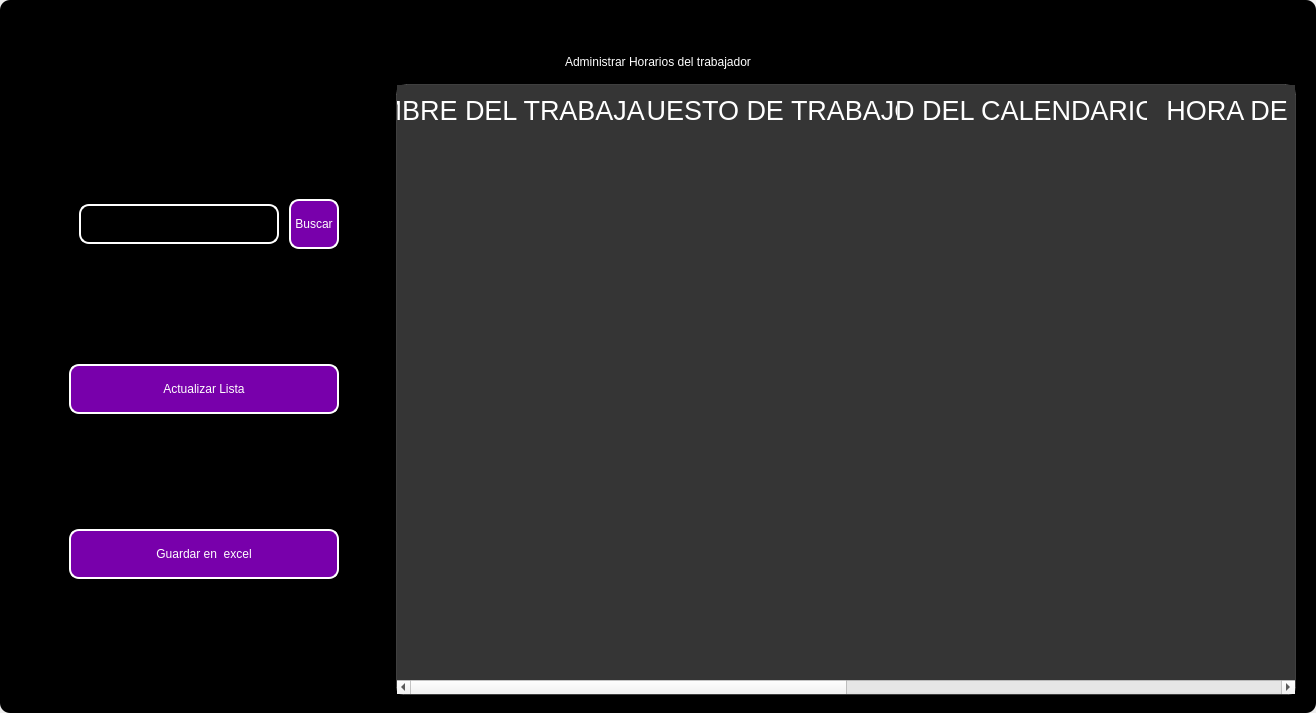
<?xml version="1.0" encoding="UTF-8"?>
<ui version="4.0">
 <class>MainWindow</class>
 <widget class="QMainWindow" name="MainWindow">
  <property name="geometry">
   <rect>
    <x>0</x>
    <y>0</y>
    <width>1316</width>
    <height>713</height>
   </rect>
  </property>
  <property name="windowTitle">
   <string>MainWindow</string>
  </property>
  <property name="styleSheet">
   <string notr="true"/>
  </property>
  <widget class="QWidget" name="centralwidget">
   <property name="styleSheet">
    <string notr="true"/>
   </property>
   <layout class="QVBoxLayout" name="verticalLayout">
    <property name="spacing">
     <number>0</number>
    </property>
    <property name="leftMargin">
     <number>0</number>
    </property>
    <property name="topMargin">
     <number>0</number>
    </property>
    <property name="rightMargin">
     <number>0</number>
    </property>
    <property name="bottomMargin">
     <number>0</number>
    </property>
    <item>
     <widget class="QFrame" name="frame">
      <property name="enabled">
       <bool>true</bool>
      </property>
      <property name="styleSheet">
       <string notr="true">
QFrame {
	border-radius:10px;
	
	background-color: rgb(0, 0, 0);
 }
</string>
      </property>
      <property name="frameShape">
       <enum>QFrame::StyledPanel</enum>
      </property>
      <property name="frameShadow">
       <enum>QFrame::Raised</enum>
      </property>
      <layout class="QVBoxLayout" name="verticalLayout_2">
       <item>
        <widget class="QFrame" name="frame_superior">
         <property name="minimumSize">
          <size>
           <width>0</width>
           <height>40</height>
          </size>
         </property>
         <property name="maximumSize">
          <size>
           <width>16777215</width>
           <height>40</height>
          </size>
         </property>
         <property name="styleSheet">
          <string notr="true">QPushButton{
border-radius:18px;
}

QPushButton:hover{
	background-color: rgb(0, 0, 0);
}
</string>
         </property>
         <property name="frameShape">
          <enum>QFrame::StyledPanel</enum>
         </property>
         <property name="frameShadow">
          <enum>QFrame::Raised</enum>
         </property>
         <layout class="QHBoxLayout" name="horizontalLayout_3">
          <property name="spacing">
           <number>4</number>
          </property>
          <property name="leftMargin">
           <number>0</number>
          </property>
          <property name="topMargin">
           <number>0</number>
          </property>
          <property name="rightMargin">
           <number>0</number>
          </property>
          <property name="bottomMargin">
           <number>0</number>
          </property>
          <item>
           <widget class="QPushButton" name="btn_icon">
            <property name="text">
             <string/>
            </property>
            <property name="iconSize">
             <size>
              <width>40</width>
              <height>40</height>
             </size>
            </property>
           </widget>
          </item>
          <item>
           <spacer name="horizontalSpacer_2">
            <property name="orientation">
             <enum>Qt::Horizontal</enum>
            </property>
            <property name="sizeHint" stdset="0">
             <size>
              <width>443</width>
              <height>20</height>
             </size>
            </property>
           </spacer>
          </item>
          <item>
           <widget class="QPushButton" name="btn_exit">
            <property name="minimumSize">
             <size>
              <width>38</width>
              <height>38</height>
             </size>
            </property>
            <property name="maximumSize">
             <size>
              <width>38</width>
              <height>38</height>
             </size>
            </property>
            <property name="cursor">
             <cursorShape>PointingHandCursor</cursorShape>
            </property>
            <property name="text">
             <string/>
            </property>
            <property name="iconSize">
             <size>
              <width>35</width>
              <height>35</height>
             </size>
            </property>
           </widget>
          </item>
          <item>
           <widget class="QPushButton" name="bt_minimizar">
            <property name="minimumSize">
             <size>
              <width>38</width>
              <height>38</height>
             </size>
            </property>
            <property name="maximumSize">
             <size>
              <width>38</width>
              <height>38</height>
             </size>
            </property>
            <property name="cursor">
             <cursorShape>PointingHandCursor</cursorShape>
            </property>
            <property name="text">
             <string/>
            </property>
            <property name="icon">
             <iconset>
              <normaloff>image/minus.svg</normaloff>image/minus.svg</iconset>
            </property>
            <property name="iconSize">
             <size>
              <width>38</width>
              <height>38</height>
             </size>
            </property>
           </widget>
          </item>
          <item>
           <widget class="QPushButton" name="bt_maximizar">
            <property name="minimumSize">
             <size>
              <width>38</width>
              <height>38</height>
             </size>
            </property>
            <property name="maximumSize">
             <size>
              <width>38</width>
              <height>38</height>
             </size>
            </property>
            <property name="cursor">
             <cursorShape>PointingHandCursor</cursorShape>
            </property>
            <property name="text">
             <string/>
            </property>
            <property name="icon">
             <iconset>
              <normaloff>image/chevron-up.svg</normaloff>image/chevron-up.svg</iconset>
            </property>
            <property name="iconSize">
             <size>
              <width>38</width>
              <height>38</height>
             </size>
            </property>
           </widget>
          </item>
          <item>
           <widget class="QPushButton" name="bt_restaurar">
            <property name="minimumSize">
             <size>
              <width>38</width>
              <height>38</height>
             </size>
            </property>
            <property name="maximumSize">
             <size>
              <width>38</width>
              <height>38</height>
             </size>
            </property>
            <property name="cursor">
             <cursorShape>PointingHandCursor</cursorShape>
            </property>
            <property name="text">
             <string/>
            </property>
            <property name="icon">
             <iconset>
              <normaloff>image/chevron-down.svg</normaloff>image/chevron-down.svg</iconset>
            </property>
            <property name="iconSize">
             <size>
              <width>38</width>
              <height>38</height>
             </size>
            </property>
           </widget>
          </item>
          <item>
           <widget class="QPushButton" name="bt_cerrar">
            <property name="minimumSize">
             <size>
              <width>38</width>
              <height>38</height>
             </size>
            </property>
            <property name="maximumSize">
             <size>
              <width>38</width>
              <height>38</height>
             </size>
            </property>
            <property name="cursor">
             <cursorShape>PointingHandCursor</cursorShape>
            </property>
            <property name="text">
             <string/>
            </property>
            <property name="icon">
             <iconset>
              <normaloff>image/x.svg</normaloff>image/x.svg</iconset>
            </property>
            <property name="iconSize">
             <size>
              <width>38</width>
              <height>38</height>
             </size>
            </property>
           </widget>
          </item>
         </layout>
        </widget>
       </item>
       <item>
        <widget class="QLabel" name="label">
         <property name="styleSheet">
          <string notr="true">font: 30pt &quot;MS Shell Dlg 2&quot;;
color: rgb(255, 255, 255);</string>
         </property>
         <property name="text">
          <string>Administrar Horarios del trabajador</string>
         </property>
         <property name="alignment">
          <set>Qt::AlignCenter</set>
         </property>
        </widget>
       </item>
       <item>
        <widget class="QFrame" name="frame_3">
         <property name="minimumSize">
          <size>
           <width>0</width>
           <height>0</height>
          </size>
         </property>
         <property name="frameShape">
          <enum>QFrame::StyledPanel</enum>
         </property>
         <property name="frameShadow">
          <enum>QFrame::Raised</enum>
         </property>
         <layout class="QHBoxLayout" name="horizontalLayout_4">
          <property name="leftMargin">
           <number>9</number>
          </property>
          <property name="topMargin">
           <number>9</number>
          </property>
          <property name="rightMargin">
           <number>9</number>
          </property>
          <item>
           <layout class="QVBoxLayout" name="verticalLayout_4">
            <property name="spacing">
             <number>50</number>
            </property>
            <property name="sizeConstraint">
             <enum>QLayout::SetDefaultConstraint</enum>
            </property>
            <property name="leftMargin">
             <number>50</number>
            </property>
            <property name="topMargin">
             <number>50</number>
            </property>
            <property name="rightMargin">
             <number>50</number>
            </property>
            <property name="bottomMargin">
             <number>50</number>
            </property>
            <item>
             <layout class="QHBoxLayout" name="horizontalLayout">
              <property name="spacing">
               <number>10</number>
              </property>
              <property name="leftMargin">
               <number>10</number>
              </property>
              <property name="topMargin">
               <number>0</number>
              </property>
              <property name="bottomMargin">
               <number>0</number>
              </property>
              <item>
               <widget class="QLineEdit" name="searchtxt">
                <property name="minimumSize">
                 <size>
                  <width>200</width>
                  <height>25</height>
                 </size>
                </property>
                <property name="maximumSize">
                 <size>
                  <width>150</width>
                  <height>40</height>
                 </size>
                </property>
                <property name="styleSheet">
                 <string notr="true">QLabel {
	color: rgb(255, 255, 254);
	font: 12pt &quot;Arial&quot;;
	background-color: rgba(0, 0, 0,0);
}

QTextEdit{
background-color: rgba(0, 0, 0,0);
border-radius:10px; 
font: 12pt &quot;Arial&quot;;
color: rgb(255, 255, 254);
border: 2px solid  rgb(255, 255, 255);

}

QTextEdit:hover{
background-color: rgba(0, 0, 0,0);
border-radius:10px; 
font: 12pt &quot;Arial&quot;;
border: 2px solid  rgb(120, 0, 171);
}

QTextEdit:focus{
background-color: rgb(0, 0, 0);
border-radius:10px; 
font: 12pt &quot;Arial&quot;;
border: 2px solid rgb(120, 0, 171);
}

QLineEdit{
background-color: rgba(0, 0, 0,0);
border-radius:10px; 
font: 12pt &quot;Arial&quot;;
color: rgb(255, 255, 254);
border: 2px solid  rgb(255, 255, 255);

}

QLineEdit:hover{
background-color: rgba(0, 0, 0,0);
border-radius:10px; 
font: 12pt &quot;Arial&quot;;
border: 2px solid  rgb(120, 0, 171);
}

QLineEdit:focus{
background-color: rgb(0, 0, 0);
border-radius:10px; 
font: 12pt &quot;Arial&quot;;
border: 2px solid rgb(120, 0, 171);
}

QCheckBox{
	font: 12pt &quot;Arial&quot;;
	color: rgb(255, 255, 255);
}

QCheckBox::indicator {
    width: 18px;
    height:18px;
}

QCheckBox::indicator:unchecked {
   background-image: url(image/square.svg);
}

QCheckBox::indicator:checked {
   background-image: url(image/check-square.svg);
}

QPushButton{
border-radius:10px; 
font: 12pt &quot;Arial&quot;;
color: rgb(255, 255, 254);
border: 2px solid #ffffff;
}

QPushButton:hover{
border-radius:10px; 
font: 12pt &quot;Arial&quot;;
color: rgb(255, 255, 255);
border: 2px solid rgb(120, 0, 171);
	background-color: rgb(120, 0, 171);
}
</string>
                </property>
               </widget>
              </item>
              <item>
               <widget class="QPushButton" name="btn_search">
                <property name="sizePolicy">
                 <sizepolicy hsizetype="Minimum" vsizetype="Fixed">
                  <horstretch>0</horstretch>
                  <verstretch>0</verstretch>
                 </sizepolicy>
                </property>
                <property name="minimumSize">
                 <size>
                  <width>0</width>
                  <height>15</height>
                 </size>
                </property>
                <property name="maximumSize">
                 <size>
                  <width>100</width>
                  <height>50</height>
                 </size>
                </property>
                <property name="cursor">
                 <cursorShape>PointingHandCursor</cursorShape>
                </property>
                <property name="styleSheet">
                 <string notr="true">QPushButton{
border-radius:10px; 
font: 12pt &quot;Arial&quot;;
color: rgb(255, 255, 254);
border: 2px solid #ffffff;
	background-color: rgb(120, 0, 171);
}

QPushButton:hover{
border-radius:10px; 
font: 12pt &quot;Arial&quot;;
color: rgb(255, 255, 255);
border: 2px solid rgb(120, 0, 171);
	background-color: rgb(120, 0, 171);
}</string>
                </property>
                <property name="text">
                 <string>Buscar</string>
                </property>
               </widget>
              </item>
             </layout>
            </item>
            <item>
             <widget class="QPushButton" name="btn_get">
              <property name="minimumSize">
               <size>
                <width>50</width>
                <height>40</height>
               </size>
              </property>
              <property name="maximumSize">
               <size>
                <width>300</width>
                <height>50</height>
               </size>
              </property>
              <property name="cursor">
               <cursorShape>PointingHandCursor</cursorShape>
              </property>
              <property name="styleSheet">
               <string notr="true">QPushButton{
border-radius:10px; 
font: 12pt &quot;Arial&quot;;
color: rgb(255, 255, 254);
border: 2px solid #ffffff;
	background-color: rgb(120, 0, 171);
}

QPushButton:hover{
border-radius:10px; 
font: 12pt &quot;Arial&quot;;
color: rgb(255, 255, 255);
border: 2px solid rgb(120, 0, 171);
	background-color: rgb(120, 0, 171);
}</string>
              </property>
              <property name="text">
               <string>Actualizar Lista</string>
              </property>
              <property name="iconSize">
               <size>
                <width>35</width>
                <height>35</height>
               </size>
              </property>
             </widget>
            </item>
            <item>
             <widget class="QPushButton" name="btn_excel">
              <property name="minimumSize">
               <size>
                <width>10</width>
                <height>40</height>
               </size>
              </property>
              <property name="maximumSize">
               <size>
                <width>300</width>
                <height>50</height>
               </size>
              </property>
              <property name="cursor">
               <cursorShape>PointingHandCursor</cursorShape>
              </property>
              <property name="styleSheet">
               <string notr="true">QPushButton{
border-radius:10px; 
font: 12pt &quot;Arial&quot;;
color: rgb(255, 255, 254);
border: 2px solid #ffffff;
	background-color: rgb(120, 0, 171);
}

QPushButton:hover{
border-radius:10px; 
font: 12pt &quot;Arial&quot;;
color: rgb(255, 255, 255);
border: 2px solid rgb(120, 0, 171);
	background-color: rgb(120, 0, 171);
}</string>
              </property>
              <property name="text">
               <string>Guardar en  excel</string>
              </property>
              <property name="iconSize">
               <size>
                <width>35</width>
                <height>35</height>
               </size>
              </property>
             </widget>
            </item>
           </layout>
          </item>
          <item>
           <widget class="QTableWidget" name="table_calendar">
            <property name="minimumSize">
             <size>
              <width>900</width>
              <height>0</height>
             </size>
            </property>
            <property name="maximumSize">
             <size>
              <width>700</width>
              <height>16777215</height>
             </size>
            </property>
            <property name="styleSheet">
             <string notr="true">QTableView {

	border: 1px solid rgba(255,255,255,40);
	border-bottom-right-radius: 7px; 
	border-bottom-left-radius: 7px; 
	color: white;
	font: 15pt &quot;MS Shell Dlg 2&quot;;
	background-color: rgb(53, 53, 53);
}

QHeaderView::section {
background-color: rgb(53, 53, 53);
color: white;
border: none;
height: 50px;
font-size: 20pt;
}

QTableView::item {
    border-style: none;
    border-bottom: 1px solid rgba(255,255,255,50);
    padding-left: auto;
    padding-right: auto;
}

QTableView::item:selected{
	border: none;
	color: rgb(255, 255, 255);
    background-color: rgba(255, 255, 255, 50);
}
</string>
            </property>
            <property name="lineWidth">
             <number>1</number>
            </property>
            <property name="editTriggers">
             <set>QAbstractItemView::NoEditTriggers</set>
            </property>
            <attribute name="horizontalHeaderDefaultSectionSize">
             <number>250</number>
            </attribute>
            <column>
             <property name="text">
              <string>NOMBRE DEL TRABAJADOR</string>
             </property>
            </column>
            <column>
             <property name="text">
              <string>PUESTO DE TRABAJO</string>
             </property>
            </column>
            <column>
             <property name="text">
              <string>ID DEL CALENDARIO</string>
             </property>
            </column>
            <column>
             <property name="text">
              <string>HORA DE INICIO</string>
             </property>
            </column>
            <column>
             <property name="text">
              <string>HORA DE TERMINO</string>
             </property>
            </column>
            <column>
             <property name="text">
              <string>HORARIO</string>
             </property>
            </column>
           </widget>
          </item>
         </layout>
        </widget>
       </item>
      </layout>
     </widget>
    </item>
   </layout>
  </widget>
 </widget>
 <resources/>
 <connections/>
</ui>
